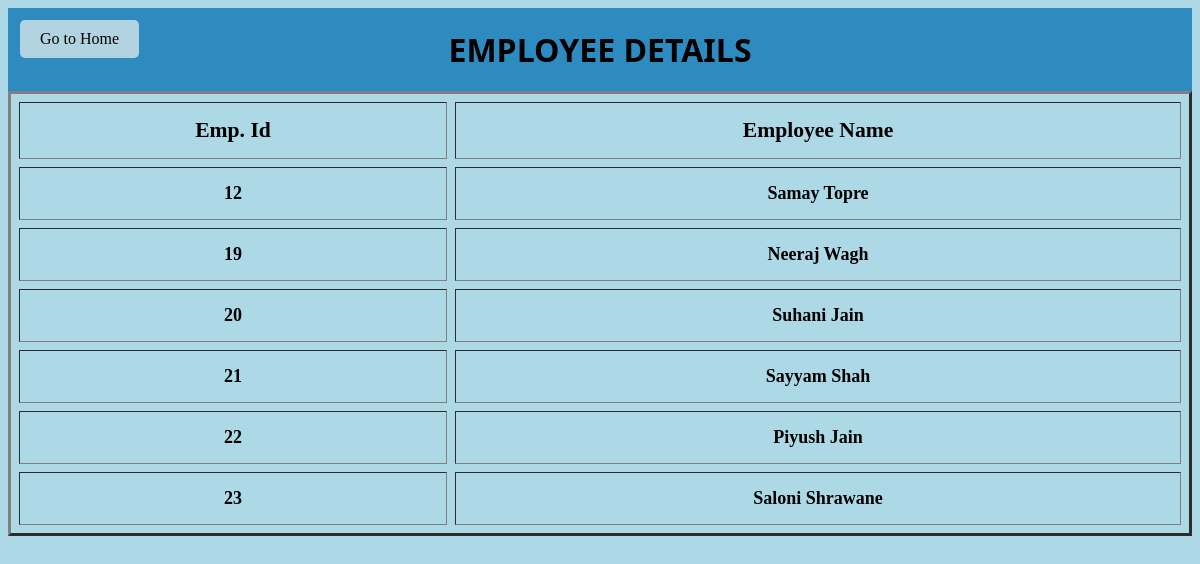
The app's page /viewall/, older data.
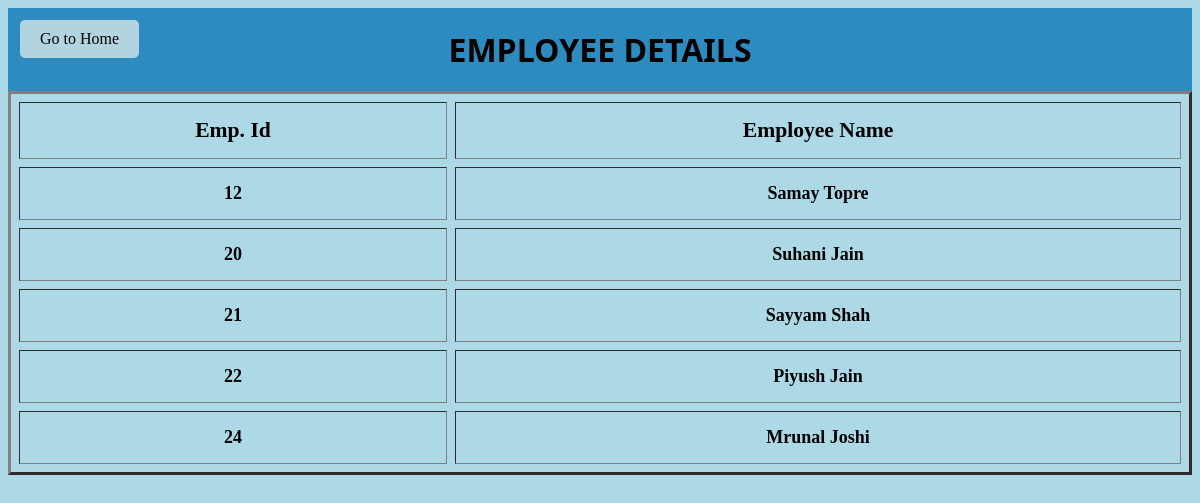
The same page, newer data.
### emp_app/models.py (models this page shows)
class Employee(models.Model):
    f_name=models.CharField(max_length=100,null=False)
    l_name=models.CharField(max_length=100)
    dept=models.ForeignKey(Department,on_delete=models.CASCADE)
    salary=models.IntegerField(default=0)
    bonus=models.IntegerField(default=0)
    role=models.ForeignKey(Role,on_delete=models.CASCADE)
    phone=models.IntegerField(default=0)
    hire_date=models.DateField()

### emp_app/views.py (the view)
# urls.py: path('viewall/', views.viewall, name='viewall'),
def viewall(request):
    viewlist = Employee.objects.all()
    context = {'x': viewlist}
    return render(request, 'viewall.html', context)

### emp_app/templates/viewall.html (shortened to what this page needs)
<!DOCTYPE html>
<html lang="en">
<head>
</head>
<body style="background-color:  #ADD8E6 ">
    <div style="padding: 10px; background-color: #2E8BC0">
        <h1
            style="margin: 10px; text-align: center; color: black; font-weight: bold; font-size: xx-large; font-family: 'Segoe UI', Tahoma, Geneva, Verdana, sans-serif;">
            EMPLOYEE DETAILS</h1>
    </div>
    <a class="go-home-button" href="/">Go to Home</a>
    <table style="width: 100%; font-size: large; color: black; font-weight: bold;" class="table" align="center"
        cellpadding="15px" cellspacing="8px" border="3px">
        <thead>
            <tr>
                <th style="font-weight: bold; font-size: larger;" scope="col">Emp. Id</th>
                <th style="font-weight: bold; font-size: larger;" scope="col">Employee Name</th>
            </tr>
        </thead>
        <tbody>
            {% for i in x %}
            <tr>
                <td style="text-align: center;"><a style=" text-decoration: none; color: black;"
                        href="viewone/{{ i.id }}">{{ i.id }}</a></td>
                <td style="text-align: center;"><a style="text-decoration: none; color: black;"
                        href="viewone/{{ i.id }}">{{ i.f_name }} {{ i.l_name }}</a></td>
            </tr>
            {% endfor %}
        </tbody>
    </table>
</body>
</html>

### emp_app/templates/viewall.html (style rules this page uses)
.go-home-button { position: fixed; top: 20px; left: 20px; background-color: #B1D4E0; color: black; padding: 10px 20px; border: none; border-radius: 5px; font-size: 1rem; cursor: pointer; text-decoration: none; }

Row changes from the older to the newer data that the page shows:
removed Employee: id "19", f_name "Neeraj", l_name "Wagh"
removed Employee: id "23", f_name "Saloni", l_name "Shrawane"
added Employee: id "24", f_name "Mrunal", l_name "Joshi"
